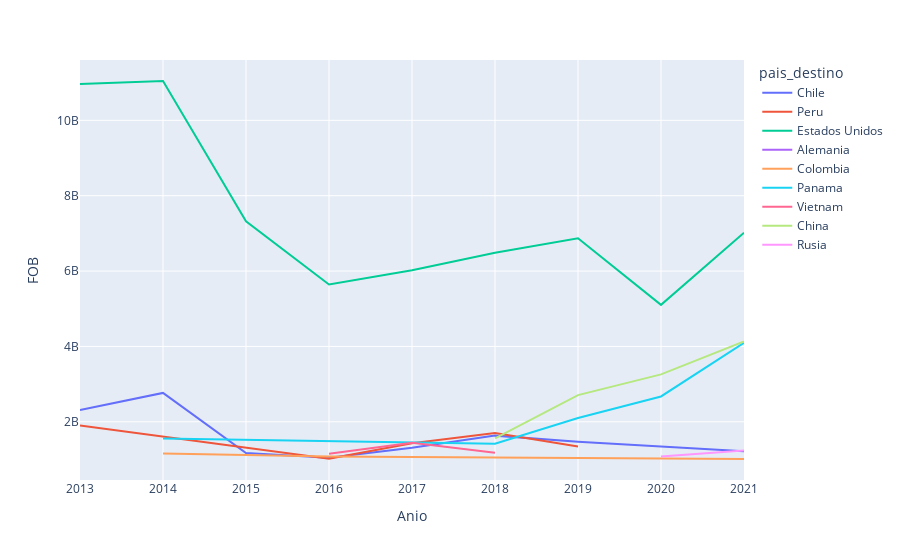

Notebook source saved alongside this figure:
### Code cell
fig = px.line(data_EXP_2_top, x="Anio", y="FOB", color='pais_destino')
fig.show()

### Figure 1 — Plotly figure (JSON) as saved in the notebook; plotly's stock layout.template omitted (floating-point values rounded to 4 significant figures)
{"data": [{"hovertemplate": "pais_destino=Chile<br>Anio=%{x}<br>FOB=%{y}<extra></extra>", "legendgroup": "Chile", "line": {"color": "#636efa", "dash": "solid"}, "marker": {"symbol": "circle"}, "mode": "lines", "name": "Chile", "orientation": "v", "showlegend": true, "type": "scatter", "x": [2013, 2014, 2015, 2016, 2017, 2018, 2019, 2021], "xaxis": "x", "y": [2310000000.0, 2766000000.0, 1170000000.0, 1045000000.0, 1313000000.0, 1633000000.0, 1474000000.0, 1216000000.0], "yaxis": "y"}, {"hovertemplate": "pais_destino=Peru<br>Anio=%{x}<br>FOB=%{y}<extra></extra>", "legendgroup": "Peru", "line": {"color": "#EF553B", "dash": "solid"}, "marker": {"symbol": "circle"}, "mode": "lines", "name": "Peru", "orientation": "v", "showlegend": true, "type": "scatter", "x": [2013, 2014, 2016, 2017, 2018, 2019], "xaxis": "x", "y": [1900000000.0, 1605000000.0, 1022000000.0, 1428000000.0, 1699000000.0, 1346000000.0], "yaxis": "y"}, {"hovertemplate": "pais_destino=Estados Unidos<br>Anio=%{x}<br>FOB=%{y}<extra></extra>", "legendgroup": "Estados Unidos", "line": {"color": "#00cc96", "dash": "solid"}, "marker": {"symbol": "circle"}, "mode": "lines", "name": "Estados Unidos", "orientation": "v", "showlegend": true, "type": "scatter", "x": [2013, 2014, 2015, 2016, 2017, 2018, 2019, 2020, 2021], "xaxis": "x", "y": [10960000000.0, 11040000000.0, 7320000000.0, 5643000000.0, 6019000000.0, 6485000000.0, 6872000000.0, 5103000000.0, 7018000000.0], "yaxis": "y"}, {"hovertemplate": "pais_destino=Alemania<br>Anio=%{x}<br>FOB=%{y}<extra></extra>", "legendgroup": "Alemania", "line": {"color": "#ab63fa", "dash": "solid"}, "marker": {"symbol": "circle"}, "mode": "lines", "name": "Alemania", "orientation": "v", "showlegend": true, "type": "scatter", "x": [2014], "xaxis": "x", "y": [1067000000.0], "yaxis": "y"}, {"hovertemplate": "pais_destino=Colombia<br>Anio=%{x}<br>FOB=%{y}<extra></extra>", "legendgroup": "Colombia", "line": {"color": "#FFA15A", "dash": "solid"}, "marker": {"symbol": "circle"}, "mode": "lines", "name": "Colombia", "orientation": "v", "showlegend": true, "type": "scatter", "x": [2014, 2016, 2021], "xaxis": "x", "y": [1158000000.0, 1078000000.0, 1013000000.0], "yaxis": "y"}, {"hovertemplate": "pais_destino=Panama<br>Anio=%{x}<br>FOB=%{y}<extra></extra>", "legendgroup": "Panama", "line": {"color": "#19d3f3", "dash": "solid"}, "marker": {"symbol": "circle"}, "mode": "lines", "name": "Panama", "orientation": "v", "showlegend": true, "type": "scatter", "x": [2014, 2018, 2019, 2020, 2021], "xaxis": "x", "y": [1555000000.0, 1416000000.0, 2100000000.0, 2673000000.0, 4094000000.0], "yaxis": "y"}, {"hovertemplate": "pais_destino=Vietnam<br>Anio=%{x}<br>FOB=%{y}<extra></extra>", "legendgroup": "Vietnam", "line": {"color": "#FF6692", "dash": "solid"}, "marker": {"symbol": "circle"}, "mode": "lines", "name": "Vietnam", "orientation": "v", "showlegend": true, "type": "scatter", "x": [2016, 2017, 2018], "xaxis": "x", "y": [1152000000.0, 1445000000.0, 1181000000.0], "yaxis": "y"}, {"hovertemplate": "pais_destino=China<br>Anio=%{x}<br>FOB=%{y}<extra></extra>", "legendgroup": "China", "line": {"color": "#B6E880", "dash": "solid"}, "marker": {"symbol": "circle"}, "mode": "lines", "name": "China", "orientation": "v", "showlegend": true, "type": "scatter", "x": [2018, 2019, 2020, 2021], "xaxis": "x", "y": [1561000000.0, 2708000000.0, 3259000000.0, 4131000000.0], "yaxis": "y"}, {"hovertemplate": "pais_destino=Rusia<br>Anio=%{x}<br>FOB=%{y}<extra></extra>", "legendgroup": "Rusia", "line": {"color": "#FF97FF", "dash": "solid"}, "marker": {"symbol": "circle"}, "mode": "lines", "name": "Rusia", "orientation": "v", "showlegend": true, "type": "scatter", "x": [2020, 2021], "xaxis": "x", "y": [1078000000.0, 1240000000.0], "yaxis": "y"}], "layout": {"autosize": true, "legend": {"title": {"text": "pais_destino"}, "tracegroupgap": 0}, "margin": {"t": 60}, "xaxis": {"anchor": "y", "autorange": true, "domain": [0, 1], "range": [2013, 2021], "title": {"text": "Anio"}, "type": "linear"}, "yaxis": {"anchor": "x", "autorange": true, "domain": [0, 1], "range": [455600000.0, 11600000000.0], "title": {"text": "FOB"}, "type": "linear"}}}
